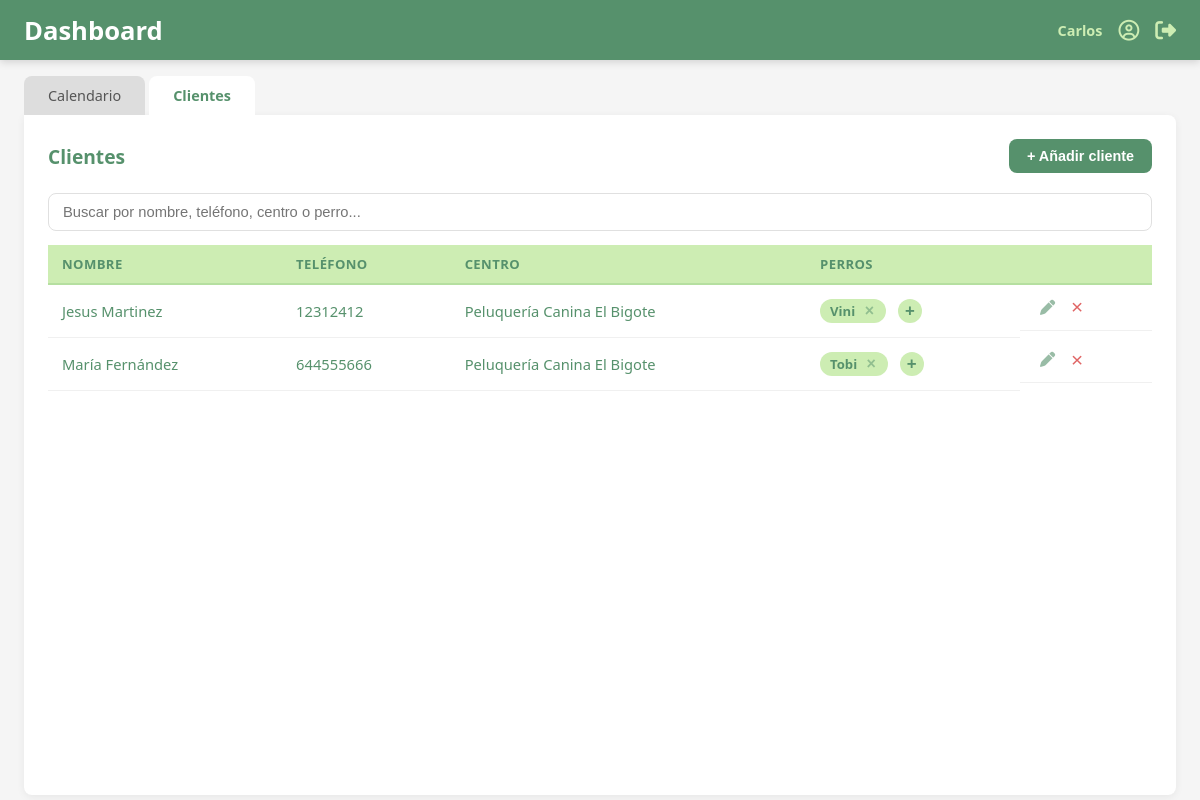
The page /dashboard.php?sec=clientes (signed in) on the database its author committed.
### tables this page shows
CREATE TABLE IF NOT EXISTS `clientes` (
  `cliente_id` int(10) UNSIGNED NOT NULL AUTO_INCREMENT,
  `nombre_cliente` varchar(100) NOT NULL,
  `telefono_cliente` varchar(20) NOT NULL,
  `centro_id` int(10) UNSIGNED NOT NULL,
  `activo` tinyint(1) NOT NULL DEFAULT 1,
  `dia_creado` timestamp NOT NULL DEFAULT current_timestamp(),
  PRIMARY KEY (`cliente_id`),
  KEY `idx_clientes_centro` (`centro_id`)
);

CREATE TABLE IF NOT EXISTS `centros` (
  `centro_id` int(10) UNSIGNED NOT NULL AUTO_INCREMENT,
  `nombre_centro` varchar(150) NOT NULL,
  `telefono_centro` varchar(20) DEFAULT NULL,
  `localizacion_centro` varchar(150) DEFAULT NULL,
  `empleador_id` int(10) UNSIGNED NOT NULL,
  `activo` tinyint(1) NOT NULL DEFAULT 1,
  `dia_creado` timestamp NOT NULL DEFAULT current_timestamp(),
  PRIMARY KEY (`centro_id`),
  KEY `idx_centros_empleador` (`empleador_id`)
);

CREATE TABLE IF NOT EXISTS `perros` (
  `perro_id` int(10) UNSIGNED NOT NULL AUTO_INCREMENT,
  `nombre_perro` varchar(100) NOT NULL,
  `raza_id` int(10) UNSIGNED NOT NULL,
  `cliente_id` int(10) UNSIGNED NOT NULL,
  `activo` tinyint(1) NOT NULL DEFAULT 1,
  `dia_creado` timestamp NOT NULL DEFAULT current_timestamp(),
  PRIMARY KEY (`perro_id`),
  KEY `idx_perros_raza` (`raza_id`),
  KEY `idx_perros_cliente` (`cliente_id`)
);

### dashboard_secciones/clientes.php (the view, shortened to what this page needs)
<?php
require_once 'conexion.php';
if ($_SESSION['rol'] === 'empleador') {
    $stmt = $pdo->prepare('
        SELECT centro_id, nombre_centro
        FROM centros
        WHERE empleador_id = ? AND activo = 1
        ORDER BY nombre_centro
    ');
} else {
    $stmt = $pdo->prepare('
        SELECT c.centro_id, c.nombre_centro
        FROM centros c
        INNER JOIN usuario_centro uc ON uc.centro_id = c.centro_id
        WHERE uc.usuario_id = ? AND c.activo = 1
        ORDER BY c.nombre_centro
    ');
}
$stmt->execute([$_SESSION['usuario_id']]);
$mis_centros = $stmt->fetchAll();
if ($_SESSION['rol'] === 'empleador') {
    $stmt = $pdo->prepare('
        SELECT cl.cliente_id, cl.nombre_cliente, cl.telefono_cliente,
               c.centro_id, c.nombre_centro
        FROM clientes cl
        INNER JOIN centros c ON c.centro_id = cl.centro_id
        WHERE c.empleador_id = ? AND cl.activo = 1
        ORDER BY c.nombre_centro, cl.nombre_cliente
    ');
    $stmt->execute([$_SESSION['usuario_id']]);
} else {
    $stmt = $pdo->prepare('
        SELECT cl.cliente_id, cl.nombre_cliente, cl.telefono_cliente,
               c.centro_id, c.nombre_centro
        FROM clientes cl
        INNER JOIN centros c ON c.centro_id = cl.centro_id
        INNER JOIN usuario_centro uc ON uc.centro_id = c.centro_id
        WHERE uc.usuario_id = ? AND cl.activo = 1
        ORDER BY c.nombre_centro, cl.nombre_cliente
    ');
    $stmt->execute([$_SESSION['usuario_id']]);
}
$clientes = $stmt->fetchAll();
$perros = [];
if (!empty($clientes)) {
    $ids = array_column($clientes, 'cliente_id');
    $placeholders = implode(',', array_fill(0, count($ids), '?'));
    $stmt = $pdo->prepare("
        SELECT p.perro_id, p.nombre_perro, p.cliente_id, p.raza_id, r.nombre_raza
        FROM perros p
        INNER JOIN razas r ON r.raza_id = p.raza_id
        WHERE p.cliente_id IN ($placeholders) AND p.activo = 1
        ORDER BY p.nombre_perro
    ");
    $stmt->execute($ids);
    $perros = $stmt->fetchAll();
}
$clientesPorId = [];
foreach ($clientes as $c) {
    $c['perros'] = [];
    $clientesPorId[$c['cliente_id']] = $c;
}
foreach ($perros as $p) {
    $clientesPorId[$p['cliente_id']]['perros'][] = $p;
}
?>
<div class="seccion-header">
    <h2>Clientes</h2>
    <?php if (!empty($mis_centros)): ?>
        <button type="button" id="btn-añadir-cliente" class="btn-primario">+ Añadir cliente</button>
    <?php endif; ?>
</div>
<?php if (empty($clientesPorId) && !empty($mis_centros)): ?>
    <p class="tabla-vacia">Aún no hay clientes.<br>Pulsa "+ Añadir cliente" para crear el primero.</p>
<?php elseif (!empty($clientesPorId)): ?>
    <input type="text" id="buscador-clientes" class="buscador-tabla"
           placeholder="Buscar por nombre, teléfono, centro o perro..."
           autocomplete="off">
    <table class="tabla-dashboard">
        <thead>
            <tr>
                <th>Nombre</th>
                <th>Teléfono</th>
                <th>Centro</th>
                <th>Perros</th>
                <th></th>
            </tr>
        </thead>
        <tbody>
            <?php foreach ($clientesPorId as $cliente):
                $nombresPerros = implode(', ', array_column($cliente['perros'], 'nombre_perro'));
            ?>
                <tr>
                    <td><?= htmlspecialchars($cliente['nombre_cliente']) ?></td>
                    <td><?= htmlspecialchars($cliente['telefono_cliente']) ?></td>
                    <td><?= htmlspecialchars($cliente['nombre_centro']) ?></td>
                    <td>
                        <?php foreach ($cliente['perros'] as $perro): ?>
                            <span class="chip-perro" title="<?= htmlspecialchars($perro['nombre_raza']) ?>">
                                <button type="button" class="chip-nombre btn-editar-perro"
                                        data-id="<?= $perro['perro_id'] ?>"
                                        data-nombre="<?= htmlspecialchars($perro['nombre_perro'], ENT_QUOTES) ?>"
                                        data-raza-id="<?= $perro['raza_id'] ?>"
                                        title="Editar perro">
                                    <?= htmlspecialchars($perro['nombre_perro']) ?>
                                </button>
                                <button type="button" class="chip-cerrar btn-quitar-perro"
                                        data-id="<?= $perro['perro_id'] ?>"
                                        data-nombre="<?= htmlspecialchars($perro['nombre_perro'], ENT_QUOTES) ?>"
                                        title="Eliminar perro">×</button>
                            </span>
                        <?php endforeach; ?>
                        <button type="button" class="btn-añadir-perro"
                                data-cliente-id="<?= $cliente['cliente_id'] ?>"
                                data-cliente-nombre="<?= htmlspecialchars($cliente['nombre_cliente'], ENT_QUOTES) ?>"
                                title="Añadir perro">+</button>
                    </td>
                    <td class="tabla-acciones">
                        <button type="button" class="btn-editar btn-editar-cliente"
                                data-id="<?= $cliente['cliente_id'] ?>"
                                data-nombre="<?= htmlspecialchars($cliente['nombre_cliente'], ENT_QUOTES) ?>"
                                data-telefono="<?= htmlspecialchars($cliente['telefono_cliente'], ENT_QUOTES) ?>"
                                title="Editar cliente">
                            <i class="fa-solid fa-pen"></i>
                        </button>
                        <button type="button" class="btn-quitar btn-quitar-cliente"
                                data-id="<?= $cliente['cliente_id'] ?>"
                                data-nombre="<?= htmlspecialchars($cliente['nombre_cliente'], ENT_QUOTES) ?>"
                                data-perros="<?= htmlspecialchars($nombresPerros, ENT_QUOTES) ?>"
                                title="Eliminar cliente">×</button>
                    </td>
                </tr>
            <?php endforeach; ?>
        </tbody>
    </table>
<?php endif; ?>

### dashboard.php (shortened to what this page needs)
<?php
$seccion = $_GET['sec'] ?? 'calendario';
$nombre = $_SESSION['nombre'];
?>
<!DOCTYPE html>
<html lang="es">
<head>
    <link rel="stylesheet" href="assets/css/dashboard.css">
    <link rel="stylesheet" href="https://cdnjs.cloudflare.com/ajax/libs/font-awesome/6.5.0/css/all.min.css">
</head>
<body>
<header class="topbar">
    <div class="topbar-izquierda">
        <span class="topbar-titulo">Dashboard</span>
    </div>
    <div class="topbar-derecha">
        <span class="topbar-nombre"><?= htmlspecialchars(explode(' ', $nombre)[0]) ?></span>
        <a href="perfil.php" class="topbar-icono" title="Mi perfil"><i class="fa-regular fa-circle-user"></i></a>
        <a href="logout.php" class="topbar-icono" title="Cerrar sesión"><i class="fa-solid fa-right-from-bracket"></i></a>
    </div>
</header>
<main class="main-contenido">
    <nav class="tabs">
        <a href="dashboard.php?sec=calendario" class="tab <?= $seccion === 'calendario' ? 'activo' : '' ?>">Calendario</a>
        <a href="dashboard.php?sec=clientes" class="tab <?= $seccion === 'clientes' ? 'activo' : '' ?>">Clientes</a>
    </nav>
    <div class="seccion-contenido">
        <?php include "dashboard_secciones/{$seccion}.php"; ?>
    </div>
</main>
</body>
</html>

### assets/css/dashboard.css (style rules this page uses)
* { margin: 0; padding: 0; box-sizing: border-box; }
body { font-family: 'Segoe UI', Tahoma, Geneva, Verdana, sans-serif; background-color: #f5f5f5; min-height: 100vh; }
.main-contenido { padding-top: 60px; }
.topbar { position: fixed; top: 0; left: 0; width: 100%; height: 60px; background-color: #56916C; display: flex; align-items: center; justify-content: space-between; padding: 0 24px; z-index: 100; box-shadow: 0 2px 8px rgba(0,0,0,0.15); }
.topbar-titulo { color: white; font-size: 1.6rem; font-weight: 700; }
.topbar-derecha { display: flex; gap: 16px; align-items: center; }
.topbar-nombre { color: #CDEDB3; font-size: 0.9rem; font-weight: 700; }
.topbar-icono { color: #CDEDB3; font-size: 1.3rem; text-decoration: none; transition: opacity 0.2s; }
.tabs { display: flex; gap: 4px; padding: 16px 24px 0; background-color: #f5f5f5; }
.tab { padding: 10px 24px; border-radius: 8px 8px 0 0; background-color: #ddd; color: #555; font-size: 0.9rem; font-weight: 500; text-decoration: none; transition: background-color 0.2s, color 0.2s; }
.tab.activo { background-color: white; color: #56916C; font-weight: 700; }
.seccion-contenido { background-color: white; margin: 0 24px 24px; border-radius: 0 8px 8px 8px; padding: 24px; box-shadow: 0 2px 8px rgba(0,0,0,0.06); min-height: calc(100vh - 120px); }
.seccion-header { display: flex; justify-content: space-between; align-items: center; margin-bottom: 20px; }
.seccion-header h2 { font-size: 1.2rem; font-weight: 700; color: #56916C; }
.btn-primario { padding: 9px 18px; background-color: #56916C; color: white; border: none; border-radius: 8px; font-size: 0.9rem; font-weight: 600; cursor: pointer; transition: background-color 0.2s; }
.btn-quitar { background: none; border: none; color: #c00; font-size: 1.3rem; line-height: 1; cursor: pointer; padding: 0 4px; opacity: 0.6; transition: opacity 0.2s; }
.btn-editar { background: none; border: none; color: #56916C; font-size: 0.95rem; cursor: pointer; padding: 0 6px; opacity: 0.6; transition: opacity 0.2s; }
.tabla-dashboard { width: 100%; border-collapse: collapse; font-size: 0.92rem; }
.tabla-dashboard thead th { text-align: left; padding: 10px 14px; background-color: #CDEDB3; color: #56916C; font-weight: 600; font-size: 0.82rem; text-transform: uppercase; letter-spacing: 0.03em; border-bottom: 2px solid #b5dfa0; }
.tabla-dashboard tbody td { padding: 12px 14px; border-bottom: 1px solid #f0f0f0; color: #56916C; vertical-align: middle; }
.tabla-acciones { display: flex; gap: 6px; white-space: nowrap; text-align: right; }
.buscador-tabla { width: 100%; padding: 10px 14px; border: 1.5px solid #e0e0e0; border-radius: 8px; font-size: 0.92rem; color: #333; outline: none; margin-bottom: 14px; transition: border-color 0.2s; }
.chip-perro { display: inline-block; font-size: 0.82rem; font-weight: 600; color: #56916C; background-color: #CDEDB3; border-radius: 12px; padding: 3px 10px; margin: 2px 4px 2px 0; vertical-align: middle; }
.chip-nombre { background: none; border: none; padding: 0; margin: 0; color: inherit; font: inherit; cursor: pointer; }
.chip-cerrar { background: none; border: none; color: #56916C; font-size: 1rem; font-weight: 700; cursor: pointer; margin-left: 4px; padding: 0 2px; line-height: 1; opacity: 0.5; transition: opacity 0.2s, color 0.2s; }
.btn-añadir-perro { background: #CDEDB3; color: #56916C; border: none; border-radius: 50%; width: 24px; height: 24px; font-size: 1.05rem; font-weight: 700; cursor: pointer; line-height: 1; padding: 0; transition: background 0.2s; vertical-align: middle; margin-left: 4px; }

### rows shown on the page
clientes: nombre_cliente "Jesus Martinez", telefono_cliente "12312412", centro.nombre_centro "Peluquería Canina El Bigote"
perros: nombre_perro "Vini"
clientes: nombre_cliente "María Fernández", telefono_cliente "644555666", centro.nombre_centro "Peluquería Canina El Bigote"
perros: nombre_perro "Tobi"

### other values the page prints
explode(' ', $nombre)[0] "Carlos"
